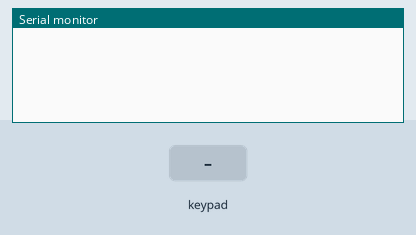
This sketch was run on a simulated Arduino Uno, built with avr-gcc and run on an emulated ATmega328P. Parts: the last lines printed to the serial monitor. Inputs (shaded band) come from the test bench.

Above: at 1.2 s.
1.3 s: key 'D' pressed
At 2.0 s:
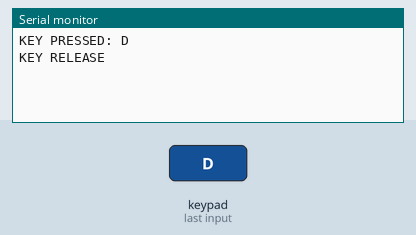
2.9 s: keypad keys 1 2 pressed 0.4 s apart
At 3.05 s:
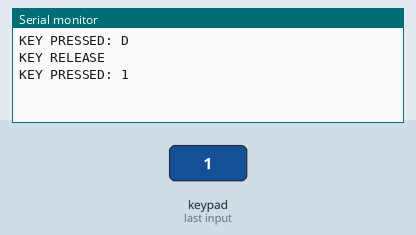
5.2 s: key '#' pressed
At 5.35 s:
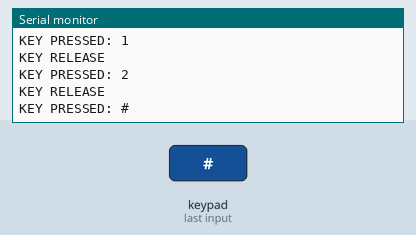
6.7 s: keypad keys 1 2 * pressed 0.4 s apart
At 7.65 s:
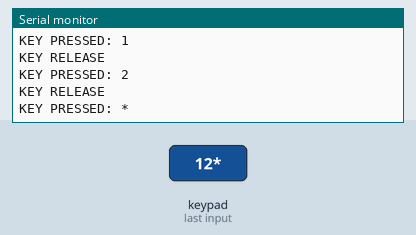
9.4 s: key 'C' pressed
At 9.55 s:
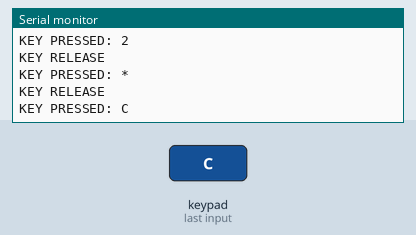
10.9 s: keypad keys 1 2 A pressed 0.4 s apart
At 11.85 s:
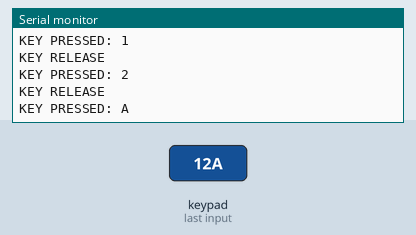

Measured:
- after the input at 1.3 s, the serial monitor: prints a new line at once (image 1)
- after the input at 2.9 s, the serial monitor: prints a new line at once (image 2)
- after the input at 5.2 s, the serial monitor: prints a new line at once (image 3)
- after the input at 6.7 s, the serial monitor: prints a new line at once (image 4)
- after the input at 9.4 s, the serial monitor: prints a new line at once (image 5)
- after the input at 10.9 s, the serial monitor: prints a new line at once (image 6)

The sketch:

keypad_handler_dev3.ino
```cpp
#include "Wire.h"
#include "I2CKeyPad.h"

const uint8_t KEYPAD_ADDRESS = 0x20;
I2CKeyPad keyPad(KEYPAD_ADDRESS);
char keymap[19] = "D#0*C987B654A321INF";  //  N = NoKey, F = Fail


// typedef struct _KeypadState{
//   bool pressed;
//   char key;
//   char ch;
//   unsigned long press_time;

//   char _last_key;
// } KeypadState;

bool begin_keypad(I2CKeyPad& keypad, char * keymap, const uint8_t address = 0x20){
  if(!keyPad.begin()){
    return false;
  }

  keyPad.loadKeyMap(keymap);
  return true;
}

// void init_keypad_state(KeypadState& state){
//   bool pressed = false;
//   char key = -1;
//   char ch = '\0';
//   state.press_time = 0;

//   state._last_key = -1;
// }

// void get_keypad_state(I2CKeyPad& keypad, KeypadState& state){

// }

void setup() {
  Serial.begin(115200);
  Serial.println();

  Wire.begin();
  Wire.setClock(400000);

  // if (keyPad.begin() == false)
  // {
  //   // error_tone();
  //   while (1);
  // }

  // keyPad.loadKeyMap(keymap);

  // keyPad.loadKeyMap(keymap);
  if(!begin_keypad(keyPad, keymap)){
    Serial.println("Failed to begin keypad");
  }
}

// long unsigned int key_press_time = 0;
// long unsigned int key_release_time = 0;

// int last_key = -1;
// bool in_keypress = false;

#define MIN_KEYPRESS_TIME 20

// key press states
#define STATE_IDLE 0
#define STATE_MAYBE_KEY_PRESS 1
#define STATE_LEGIT_KEY_PRESS 2
#define STATE_CONTINUED_KEY_PRESS 3
#define STATE_MAYBE_KEY_RELEASE 4
#define STATE_LEGIT_KEY_RELEASE 5
#define STATE_CONTINUED_KEY_RELEASE 0
int key_press_state = STATE_IDLE;
unsigned long key_press_time = 0;
char pressed_key = -1;
char pressed_char = '\0';

void loop()
{
  bool key_pressed = keyPad.isPressed();

  switch(key_press_state){
    case STATE_IDLE:

      // if key pressed, and it is found to be a real key, start a new key press legitimacy check
      if(key_pressed and keyPad.getKey() != I2C_KEYPAD_NOKEY){
        key_press_state = STATE_MAYBE_KEY_PRESS;
        key_press_time = millis();
        // Serial.println("maybe key press");
      }
      // otherwise, continue waiting for a key press
      break;

    case STATE_MAYBE_KEY_PRESS:

      // if key pressed, check the time
      if(key_pressed){
        // if key has been pressed for long enough consider it legit
        if(key_press_time + MIN_KEYPRESS_TIME <= millis()){
          key_press_state = STATE_LEGIT_KEY_PRESS;
          // Serial.println("legit key press");
        }

        // otherwise, continue waiting
      }
      // if key not pressed, it wasn't a legit key press
      else {
          key_press_state = STATE_IDLE;
          // Serial.println("unreal key press");
      }

      break;

    case STATE_LEGIT_KEY_PRESS:

      // maybe this block should be left out?
      // if key released, start a new key release legitimacy check
      // if(!key_pressed){
      //   key_press_state = STATE_MAYBE_KEY_RELEASE;
      //   key_press_time = millis();
      // }

      // otherwise, act on the key press and continue with a legit key press
      pressed_key = keyPad.getLastKey();
      pressed_char = keyPad.getLastChar();
      Serial.print("KEY PRESSED: ");
      Serial.println(pressed_char);
      key_press_state = STATE_CONTINUED_KEY_PRESS;

      break;

    case STATE_CONTINUED_KEY_PRESS:

      // if key released, start a new key release legitimacy check
      if(!key_pressed){
        key_press_state = STATE_MAYBE_KEY_RELEASE;
        key_press_time = millis();
        // Serial.println("maybe key release");
      }

      break;

    case STATE_MAYBE_KEY_RELEASE:

      // if key released, check the time
      if(!key_pressed){
        // if key has been released for long enough consider it legit
        if(key_press_time + MIN_KEYPRESS_TIME <= millis()){
          key_press_state = STATE_LEGIT_KEY_RELEASE;
          // Serial.println("legit key release");
        }

        // otherwise, continue waiting
      }
      // if key not released, it wasn't a legit key release
      else {
          key_press_state = STATE_CONTINUED_KEY_PRESS;
          // Serial.println("unreal key release");
      }

      break;

    case STATE_LEGIT_KEY_RELEASE:

      // maybe this block should be left out?
      // if key released, start a new key release legitimacy check
      // if(!key_pressed){
      //   key_press_state = STATE_MAYBE_KEY_RELEASE;
      //   key_press_time = millis();
      // }

      // otherwise, act on the key release and continue with a legit key relase (idle)
      pressed_key = I2C_KEYPAD_NOKEY;
      Serial.println("KEY RELEASE");
      key_press_state = STATE_IDLE;

      break;


  }


  // if (keyPad.isPressed())
  // {
  //   int key = keyPad.getKey();

  //   // this is the key value sometimes immediately on releasing the key
  //   if(key == I2C_KEYPAD_NOKEY){
  //     // Serial.print("x");
  //     // in_keypress = false;
  //     // last_key = -1;
  //     return;
  //   }

  //   // key_press_time = millis();
  //   // Serial.println(key);

  //   // if(key_release_time != 0L && millis() < key_release_time + MIN_KEYPRESS_TIME){
  //   //   // key released prematurely and re-pressed
  //   // }

  //   if(key != last_key){
  //     last_key = key;

  //   // if(!in_keypress){
  //     key_press_time = millis();
  //     in_keypress = true;

  //     ch = keyPad.getLastChar();     //  note we want the translated char

  //     // Serial.print(key);
  //     // Serial.print(" ");
  //     Serial.println(ch);
  //     // delay(100);

  //   } else {
  //     if(!keyPad.isPressed()){
  //       // last_key = -1;
  //       Serial.print(".");
  //     }
  //   }
  // }
  // else{
  //   if(last_key != -1){
  //     last_key = -1;
  //   // if(in_keypress){
  //   //   in_keypress = false;

  //     // key_release_time = millis();

  //     if(millis() < key_press_time + MIN_KEYPRESS_TIME){
  //       Serial.println("Keypress too short");
  //       return;
  //     }

  //     Serial.println("Keypress Accepted");
  //   }
  // }

}
```
